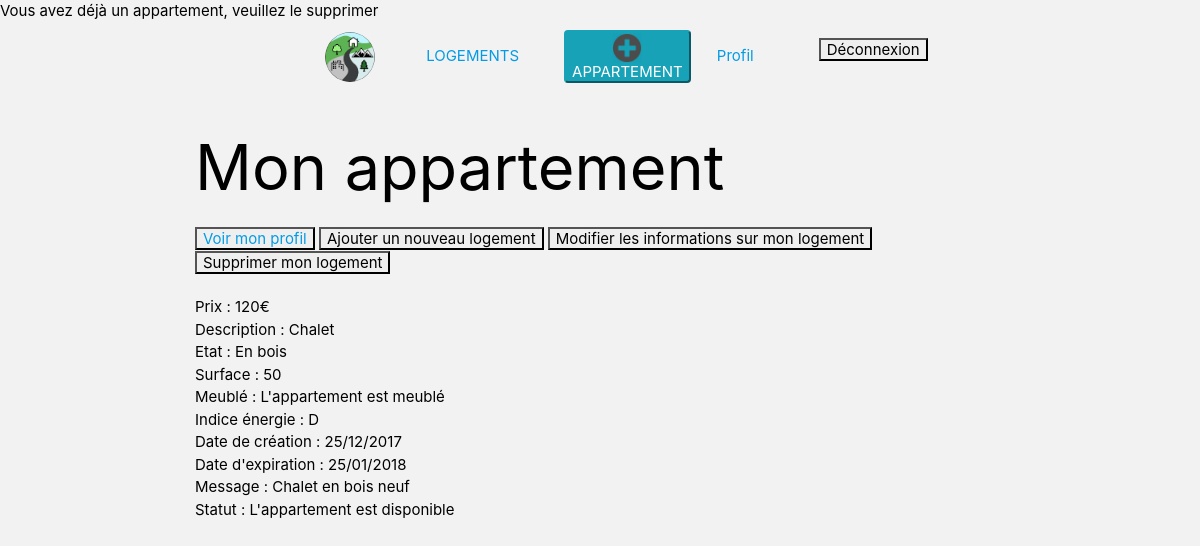
The app's page /controller/listOfAppartsUser.php?error=3 (signed in), older data.
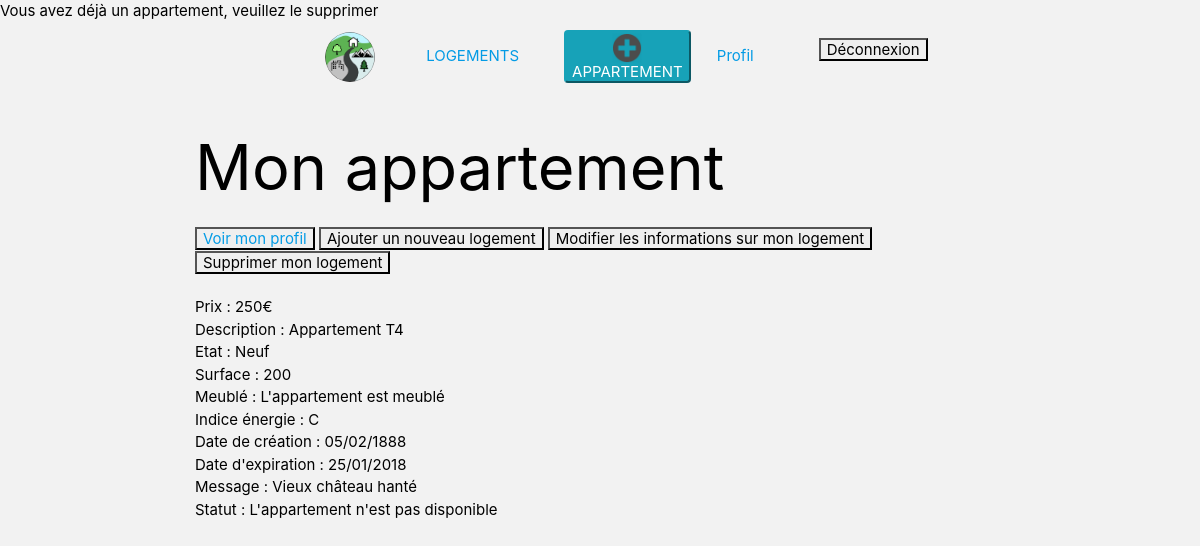
The same page, newer data.
### tables this page shows
CREATE TABLE IF NOT EXISTS `appartements` (
  `id_appartement` int(11) NOT NULL AUTO_INCREMENT,
  `prix` int(11) NOT NULL,
  `description` varchar(180) NOT NULL,
  `etat` varchar(180) NOT NULL,
  `nbPiece` int(11) NOT NULL,
  `surface` int(11) NOT NULL,
  `meuble` tinyint(1) NOT NULL,
  `ind_energie` varchar(180) NOT NULL,
  `dateCreation` varchar(180) NOT NULL,
  `dateExpiration` varchar(180) NOT NULL,
  `message` varchar(255) NOT NULL,
  `statut` tinyint(1) NOT NULL,
  `FK_USERS` int(11) NOT NULL,
  `FK_QUARTIERS` int(11) NOT NULL,
  `FK_VILLES` int(11) NOT NULL,
  PRIMARY KEY (`id_appartement`),
  KEY `APPARTEMENTS_USERS_FK` (`FK_USERS`),
  KEY `APPARTEMENTS_QUARTIERS0_FK` (`FK_QUARTIERS`),
  KEY `APPARTEMENTS_VILLES1_FK` (`FK_VILLES`)
);

### controller/listOfAppartsUser.php (called while the page is built, shortened)
<?php
require_once ("../model/mainModel.php");
$lobjApparts = GetApparts();
require_once ("../view/listOfAppartsUser.view.php");

### model/mainModel.php (called while the page is built, shortened)
<?php
function GetDataBase()
{
    $host = "localhost";
    $dbName = "lebonappart";
    $login = "root";
    $password = "";
    try {
        $bdd = new PDO('mysql:host=' . $host . ';dbname=' . $dbName . ';charset=utf8', $login, $password, array(PDO::ATTR_ERRMODE => PDO::ERRMODE_EXCEPTION));
    } catch (Exception $e) {
        $bdd = null;
        die('Erreur : ' . $e->getMessage());
    }
    return $bdd;
}
function GetApparts()
{
    $bdd = GetDataBase();
    if ($bdd) {
        $lstrQuery = "SELECT * FROM appartements";
        $stmt = $bdd->prepare($lstrQuery);
        $stmt->execute();
        $lobjApparts = $stmt->fetchAll(PDO::FETCH_OBJ);
    }
    return $lobjApparts;
}

### view/listOfAppartsUser.view.php (the view)
<?php
require_once("../controller/listOfAppartsUser.php");
include_once("../helper/header.php");
include("../helper/navbar.php");
?>
<div class="container">
    <div class="spaceTopAppart">
        <h1> Mon appartement</h1>
        <button><a href="../welcome.php"> Voir mon profil </a></button>
        <button><a href="../controller/insertAppart.php" style="text-decoration: none; color: black" id="ajoutLogement">Ajouter un nouveau
                logement</a></button>
        <button><a href="../controller/updateAppart.php" style="text-decoration: none; color: black">Modifier les
                informations sur mon logement</a></button>
        <button><a href="../controller/deleteAppart.php" style="text-decoration: none; color: black">Supprimer mon
                logement</a></button>
    </div>
</div>
<?php
foreach ($lobjApparts as $lobjAppart) {
    if ($lobjAppart->FK_USERS == $_SESSION['id']) {
        ?>
        <div class="container" id="mainContainer">
            <div class="profileContainer">
                <br>
                <div>
                    Prix : <?php echo($lobjAppart->prix); ?>€
                </div>
                <div>
                    Description : <?php echo($lobjAppart->description); ?>
                </div>
                <div>
                    Etat : <?php echo($lobjAppart->etat); ?>
                </div>
                <div>
                    Surface : <?php echo($lobjAppart->surface); ?>
                </div>
                <div>
                    Meublé : <?php if ($lobjAppart->meuble == 0) {
                        echo("L'appartement n'est pas meublé");
                    } else {
                        echo("L'appartement est meublé");
                    } ?>
                </div>
                <div>
                    Indice énergie : <?php echo($lobjAppart->ind_energie); ?>
                </div>
                <div>
                    Date de création : <?php echo($lobjAppart->dateCreation); ?>
                </div>
                <div>
                    Date d'expiration : <?php echo($lobjAppart->dateExpiration); ?>
                </div>
                <div>
                    Message : <?php echo($lobjAppart->message); ?>
                </div>
                <div>
                    Statut : <?php if ($lobjAppart->statut == 1) {
                        echo("L'appartement n'est pas disponible");
                    } else {
                        echo("L'appartement est disponible");
                    } ?>
                </div>
                <br>
                <br>
            </div>
        </div>
        <?php
    }
};

Row changes from the older to the newer data that the page shows:
changed appartements: prix "120" → "250"; description "Chalet" → "Appartement T4"; etat "En bois" → "Neuf"; surface "50" → "200"; ind_energie "D" → "C"; dateCreation "25/12/2017" → "05/02/1888"; message "Chalet en bois neuf" → "Vieux château hanté"; statut "L'appartement est disponible" → "L'appartement n'est pas disponible"
